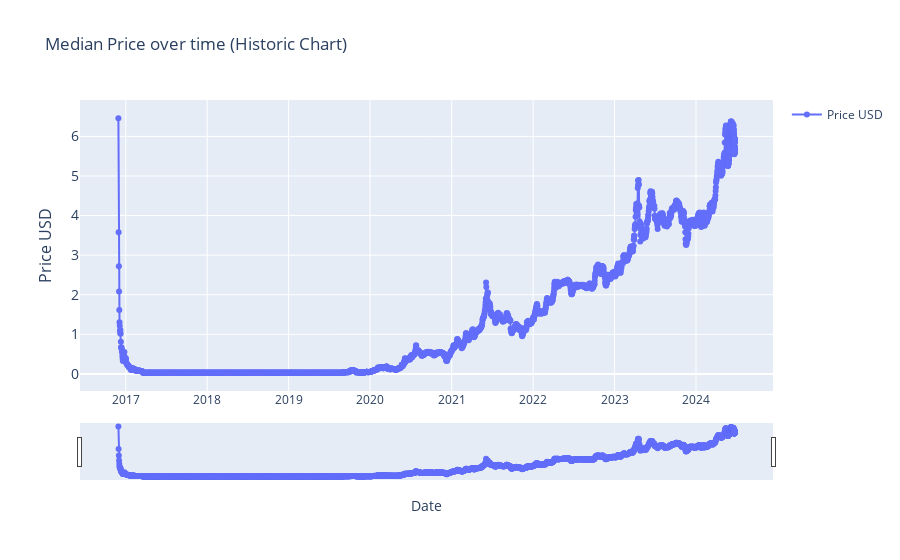

Notebook code for this chart:
### Markdown cell above
### Historic Price (0)

### Code cell
# > Historic Price (Basic)


import plotly.graph_objects as go
import pandas as pd
from ipywidgets import interact, DatePicker
import numpy as np

# renames current item to df
df = current_item

# Function to update the graph based on the selected date range
def update_graph(start_date, end_date):
    # Filtering the data based on the date range
    mask = (df.index >= pd.to_datetime(start_date)) & (df.index <= pd.to_datetime(end_date))
    filtered_data = df.loc[mask]

    # Creating the plot
    fig = go.Figure()
    fig.add_trace(go.Scatter(x=filtered_data.index, y=filtered_data['price_usd'], mode='lines+markers', name='Price USD'))

    # Formatting
    fig.update_layout(
        title='Median Price over time (Historic Chart)',
        xaxis_title='Date',
        yaxis_title='Price USD',
        yaxis=dict(
            title='Price USD',
            titlefont_size=16,
            tickfont_size=14,
        ),
        xaxis=dict(  # Added lines for range slider
            rangeslider=dict(
                visible=True
            ),
            type="date"
        ),
        showlegend=True

        )

    fig.show()


# Creating interactive widgets for date selection
start_date_picker = DatePicker(description='Start Date', value=current_item.index[0], disabled=False)
end_date_picker = DatePicker(description='End Date', value=current_item.index[-1], disabled=False)

# Display the interactive widget
interact(update_graph, start_date=start_date_picker, end_date=end_date_picker)

### Figure 1 — Plotly figure (JSON) as saved in the notebook; plotly's stock layout.template omitted (floating-point values rounded to 4 significant figures; data arrays with more than 128 entries replaced by an {"elided": "..."} marker saying what was removed)
{"data": [{"mode": "lines+markers", "name": "Price USD", "type": "scatter", "x": {"elided": "3475 str values"}, "y": {"elided": "3475 float values"}}], "layout": {"showlegend": true, "title": {"text": "Median Price over time (Historic Chart)"}, "xaxis": {"rangeslider": {"visible": true}, "title": {"text": "Date"}, "type": "date"}, "yaxis": {"tickfont": {"size": 14}, "title": {"font": {"size": 16}, "text": "Price USD"}}}}
